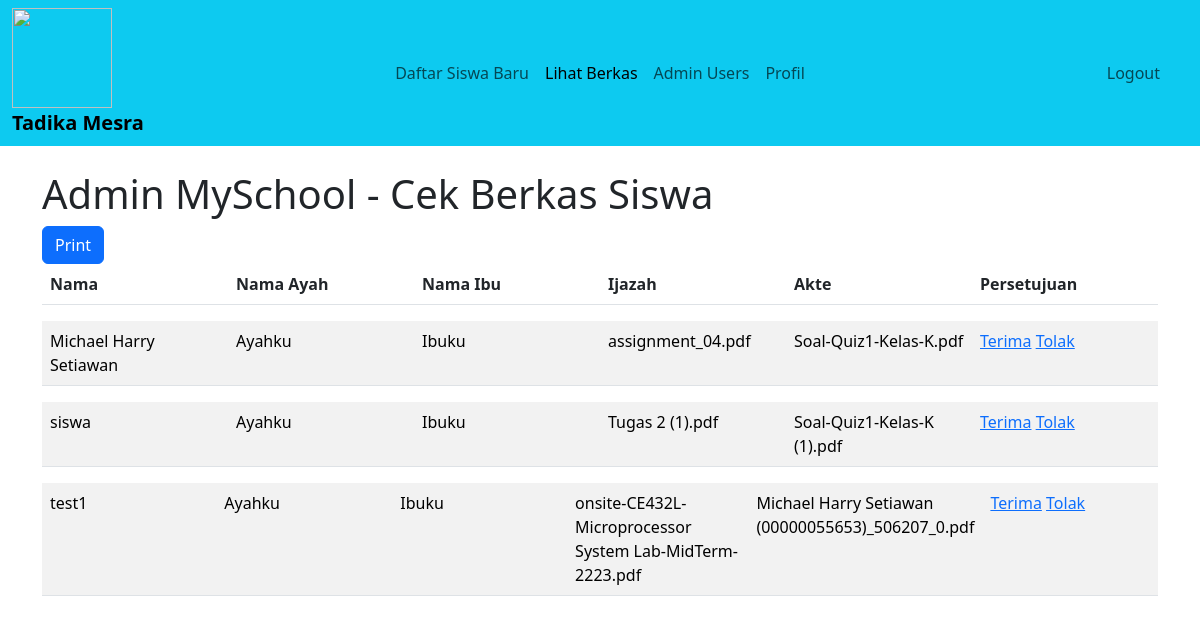
Page /berkas.php (signed in) on the committed database.
### tables this page shows
CREATE TABLE `berkas_siswa` (
  `ID_Berkas` int(11) NOT NULL,
  `ID_Siswa` int(11) NOT NULL,
  `nama_siswa` varchar(100) NOT NULL,
  `nama_ayah` text NOT NULL,
  `nama_ibu` text NOT NULL,
  `ijazah` varchar(100) NOT NULL,
  `akte` varchar(100) NOT NULL
);

### berkas.php (the view, shortened to what this page needs)
<!DOCTYPE html>
<html>
    <head>
        <link href="https://cdn.jsdelivr.net/npm/bootstrap@5.3.0-alpha1/dist/css/bootstrap.min.css" rel="stylesheet">
    </head>
    <body>
    <nav class="navbar navbar-expand-lg bg-info">
        <div class="container-fluid">
            <div class="col-2">
                <a href="halaman_utama_admin.php">
                    <img src="FOTO/logo.png" class="img-responsive" width="100" height="100">
                    <a class="navbar-brand" href="halaman_utama_admin.php"><b>Tadika Mesra</b></a>
                </a>
            </div>
            <div class="col-8">
                <ul class="navbar-nav navbar-expand-lg justify-content-center">
                    <li class="nav-item">
                        <a class="nav-link icon-link" href="data_pendaftar.php">Daftar Siswa Baru</a>
                    </li>
                    <li class="nav-item">
                        <a class="nav-link icon-link active" href="berkas.php">Lihat Berkas</a>
                    </li>
                    <?php
                        $db = new PDO("mysql:host=localhost;dbname=uts_kelompok3", "root", "");
                        $query = "select jabatan from username_admin where ID_Admin = $_SESSION[id]";
                        $result = $db->query($query);
                        $row = $result->fetch(PDO::FETCH_ASSOC);
                        if($row['jabatan'] === "Admin Tinggi") {
                    ?>
                    <li class="nav-item">
                        <a class="nav-link icon-link" href="user_edit.php">Admin Users</a>
                    </li>
                    <?php } ?>
                    <li class="nav-item">
                        <a class="nav-link icon-link" href="profil_admin.php">Profil</a>
                    </li>
                </ul>
            </div>
            <div class="col-2 d-flex justify-content-end" style="padding-right: 20px">
                <ul class="navbar-nav ml-auto">
                    <li class="nav-item">
                        <a class="nav-link icon-link"  href="logout.php">Logout</a>
                    </li>
                </ul>
            </div>
        </div>
    </nav>
        <br>
        <?php
        $db = new PDO("mysql:host=localhost;dbname=uts_kelompok3", 'root', '');
        $query = "select * from berkas_siswa";
        $result2 = $db->query($query);
        $query = "select count(1) from berkas_siswa";
        $result = $db->query($query);
        $row = $result->fetch(PDO::FETCH_ASSOC);
        $total = $row["count(1)"];
        ?>
        <div class="container">
            <h1>Admin MySchool - Cek Berkas Siswa</h1>
            <a href="print_berkas.php"><button class="btn btn-primary">Print</button></a>
            <table class=table>
            <tr>
                <th class='col col-md-2'>Nama</th>
                <th class='col col-md-2'>Nama Ayah</th>
                <th class='col col-md-2'>Nama Ibu</th>
                <th class='col col-md-2'>Ijazah</th>
                <th class='col col-md-2'>Akte</th>
                <th class='col col-md-2'>Persetujuan</th>
            </tr>
            <?php
            for($i = 0; $i < $total; $i++) {
                $row2 = $result2->fetch(PDO::FETCH_ASSOC);
                echo "<table class='table table-striped'>
                <tr>
                    <td id=click class='col col-md-2'><a href=detail_siswa.php?id={$row2['ID_Siswa']}>{$row2['nama_siswa']}</a></td>
                    <td id=click class='col col-md-2'><a href=detail_siswa.php?id={$row2['ID_Siswa']}>{$row2['nama_ayah']}</a></td>
                    <td id=click class='col col-md-2'><a href=detail_siswa.php?id={$row2['ID_Siswa']}>{$row2['nama_ibu']}</a></td>
                    <td id=click class='col col-md-2'><a href=detail_siswa.php?id={$row2['ID_Siswa']}>{$row2['ijazah']}</a></td>
                    <td id=click class='col col-md-2'><a href=detail_siswa.php?id={$row2['ID_Siswa']}>{$row2['akte']}</a></td>
                    <td class='col col-md-2'>
                        <a href=persetujuan_berkas.php?id={$row2['ID_Siswa']}&opt=terima>Terima</a>
                        <a href=persetujuan_berkas.php?id={$row2['ID_Siswa']}&opt=tolak>Tolak</a>
                    </td>
                </tr>
                </table>";
            }
            ?>
        </div>
    </body>
</html>

### berkas.php (style rules this page uses)
#click a { display:block; width:100%; text-decoration:none; color: black; }

### rows in the picture
berkas_siswa: nama_siswa "Michael Harry Setiawan", nama_ayah "Ayahku", nama_ibu "Ibuku", ijazah "assignment_04.pdf", akte "Soal-Quiz1-Kelas-K.pdf"
berkas_siswa: nama_siswa "siswa", nama_ayah "Ayahku", nama_ibu "Ibuku", ijazah "Tugas 2 (1).pdf", akte "Soal-Quiz1-Kelas-K (1).pdf"
berkas_siswa: nama_siswa "test1", nama_ayah "Ayahku", nama_ibu "Ibuku", ijazah "onsite-CE432L-Microprocessor System Lab-MidTerm-2223.pdf", akte "Michael Harry Setiawan (00000055653)_506207_0.pdf"
